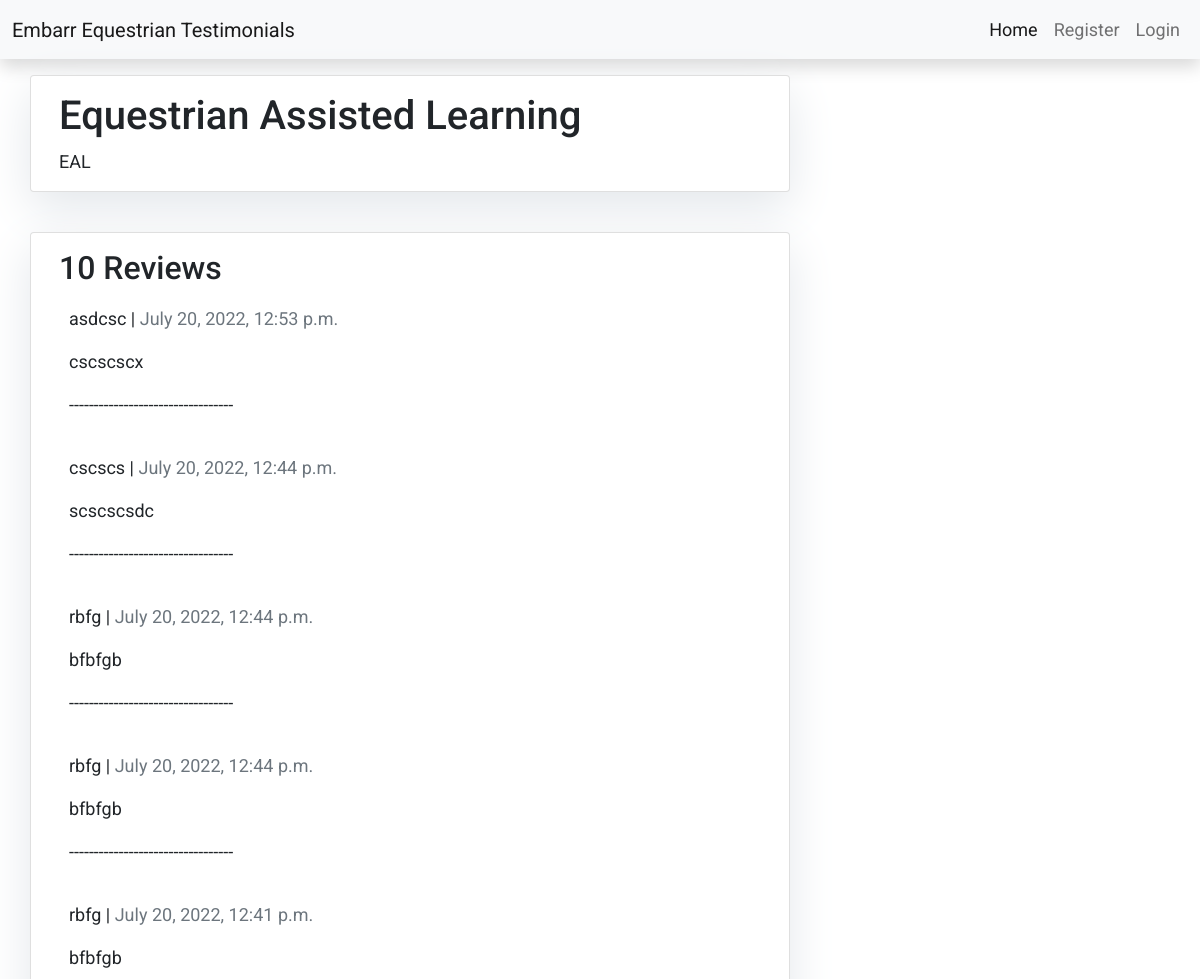
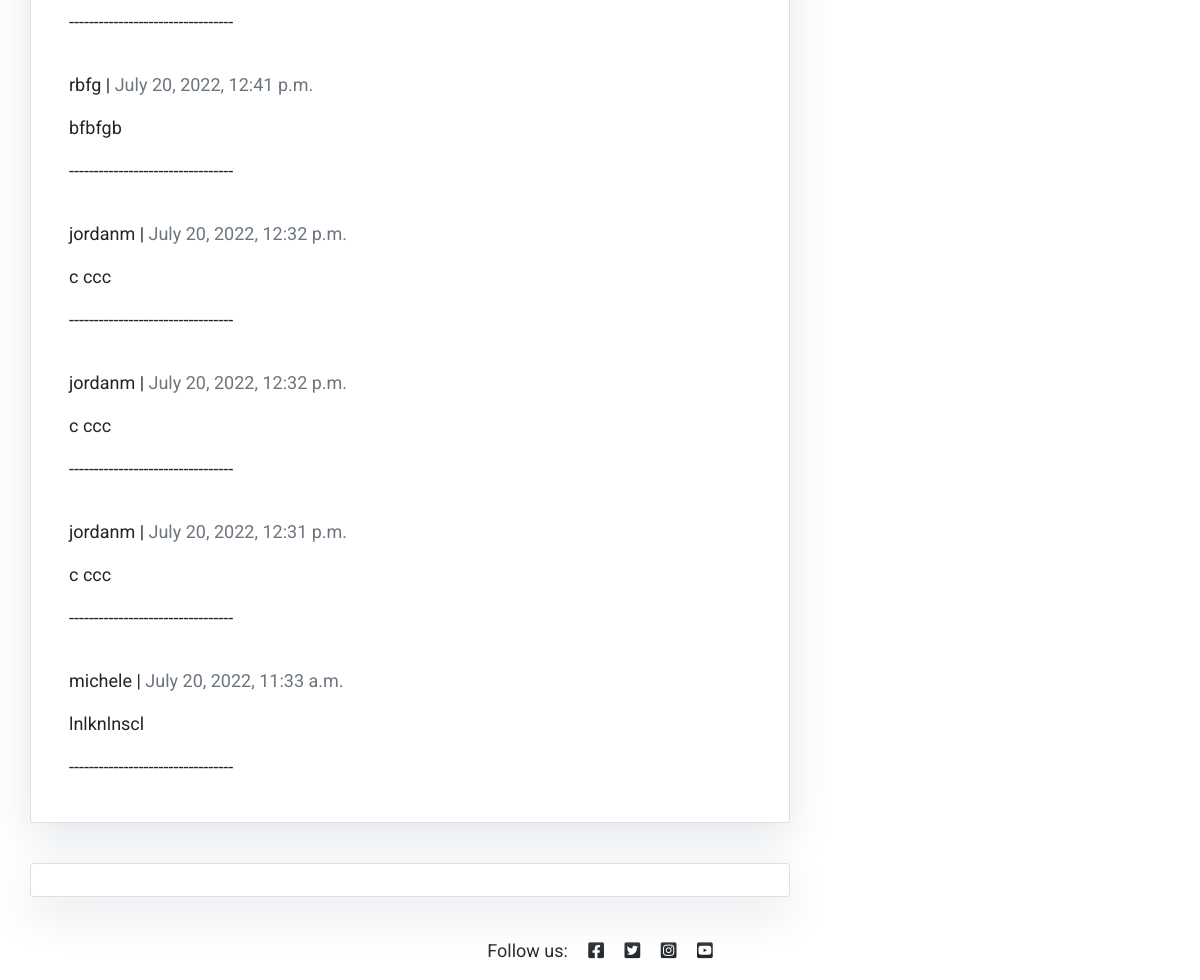
Screenshot of /equestrian-assisted-learning/ with the database file from the repository (2 pictures, top to bottom).
### Reviews/models.py (models this page shows, shortened)
class Post(models.Model):
    title = models.CharField(max_length=200, unique=True)
    slug = models.SlugField(max_length=200, unique=True)
    author = models.ForeignKey(User, on_delete= models.CASCADE,related_name='test_posts')
    updated_on = models.DateTimeField(auto_now= True)
    content = models.TextField()
    created_on = models.DateTimeField(auto_now_add=True)
    status = models.IntegerField(choices=STATUS, default=0)
    class Meta:
        ordering = ['-created_on']

class Comment(models.Model):
    RATING_CHOICES = (
        (1, '1'),
        (2, '2'),
        (3, '3'),
        (4, '4'),
        (5, '5'),
    )
    post = models.ForeignKey(Post, on_delete=models.CASCADE,related_name='comments')
    name = models.CharField(max_length=80)
    location = models.CharField(max_length=80, default='e.g Dublin')
    email = models.EmailField()
    body = models.TextField()
    rating = models.IntegerField(choices=RATING_CHOICES, default='5')
    created_on = models.DateTimeField(auto_now_add=True)
    approved = models.BooleanField(default=False)
    active = models.BooleanField(default=False)
    class Meta:
        ordering = ['created_on']

### Reviews/views.py (the view, shortened to what this page needs)
# urls.py: path('<slug:slug>/', views.PostDetail.as_view(), name='post_detail'),
class PostDetail(View):
    def get(self, request, slug, *args, **kwargs):
        queryset = Post.objects.filter(status=1)
        post = get_object_or_404(queryset, slug=slug)
        comments = post.comments.filter(approved=True).order_by("-created_on")
        return render(
            request,
            "post_detail.html",
            {
                "post": post,
                "comments": comments,
            },
        )

### templates/post_detail.html (shortened to what this page needs)
{% extends 'base.html' %} {% block content %}
{% load crispy_forms_tags %}
<div class="container">
  <div class="row">
    <div class="col-md-8 card mb-4  mt-3 left  top">
      <div class="card-body">
        <h1>{% block title %} {{ post.title }} {% endblock title %}</h1>
        <p class="card-text ">{{ post.content | safe }}</p>
      </div>
    </div>
    <div class="col-md-8 card mb-4  mt-3 ">
      <div class="card-body">
        <h2>{{ comments.count }} Reviews</h2>
        {% for comment in comments %}
        <div class="comments" style="padding: 10px;">
          <p class="font-weight-bold">
            {{ comment.name }} |
            <span class=" text-muted font-weight-normal">
              {{ comment.created_on }}
            </span>
          </p>
          {{ comment.body | linebreaks }}
          <p>---------------------------------</p>
          </div>
          {% endfor %}
       </div>
    </div>
    <div class="col-md-8 card mb-4  mt-3 ">
      <div class="card-body">
      </div>
    </div>
  </div>
</div>
{% endblock content %}

### templates/base.html (shortened to what this page needs)
{% load static %}
<!DOCTYPE html>
<html>
    <head>
        <link rel="stylesheet" href="https://cdnjs.cloudflare.com/ajax/libs/font-awesome/5.15.3/css/all.min.css">
        <link href="https://cdn.jsdelivr.net/npm/bootstrap@5.0.1/dist/css/bootstrap.min.css" rel="stylesheet"
>
        <link rel="stylesheet" href="{% static 'css/style.css' %}">
    </head>
    <body>
        <nav class="navbar navbar-expand-lg navbar-light bg-light shadow">
            <div class="container-fluid">
                <a class="navbar-brand" href="{% url 'home' %}">Embarr Equestrian Testimonials</a>
                <div class="collapse navbar-collapse justify-content-end" id="navbarResponsive">
                    <ul class="navbar-nav">
                        <li class="nav-item text-black">
                            <a class="nav-link active text-black font-weight-bold" href="{% url 'home' %}">Home</a>
                        </li>
                        {% if user.is_authenticated %}
                        <li class="nav-item text-black">
                            <a class="nav-link text-black font-weight-bold" href="{% url 'profile' %}">
                            <p><i class="fa fa-user" aria-hidden="true"></i>{{ user.username | slice:":10" }}</p></a></li>
                        <li class="nav-item text-black">
                            <a class="nav-link text-black font-weight-bold" href="{% url 'account_logout' %}">Logout</a>
                        </li>
                        {% else %}
                        <li class="nav-item text-black">
                            <a class="nav-link text-black font-weight-bold" href="{% url 'account_signup' %}">Register</a>
                        </li>
                        <li class="nav-item text-black">
                            <a class="nav-link text-black font-weight-bold" href="{% url 'account_login' %}">Login</a>
                        </li>
                        {% endif %}
                    </ul>
                </div>
            </div>
        </nav>
        {% block content %}{% endblock content %}
        <footer class="py-3 bg-grey">
            <p class="m-0 text-center text-grey">Follow us:
                <i class="fab fa-facebook-square ms-3"></i>
                <i class="fab fa-twitter-square ms-3"></i>
                <i class="fab fa-instagram-square ms-3"></i>
                <i class="fab fa-youtube-square ms-3"></i></p>
            </footer>
        </body>
    </html>

### static/css/style.css (style rules this page uses)
body { font-family: "Roboto", sans-serif; font-size: 18px; background-color:#fff; }
.card { box-shadow: 0 16px 48px #E3E7EB; }
.shadow { box-shadow: 0 4px 2px -2px rgba(0, 0, 0, 0.1); }

### rows the page displays
Post: title "Equestrian Assisted Learning", content "EAL"
Comment: name "asdcsc", created_on "July 20, 2022, 12:53 p.m.", body "cscscscx"
Comment: name "cscscs", created_on "July 20, 2022, 12:44 p.m.", body "scscscsdc"
Comment: name "rbfg", created_on "July 20, 2022, 12:44 p.m.", body "bfbfgb"
Comment: name "rbfg", created_on "July 20, 2022, 12:44 p.m.", body "bfbfgb"
Comment: name "rbfg", created_on "July 20, 2022, 12:41 p.m.", body "bfbfgb"
Comment: name "rbfg", created_on "July 20, 2022, 12:41 p.m.", body "bfbfgb"
Comment: name "jordanm", created_on "July 20, 2022, 12:32 p.m.", body "c ccc"
Comment: name "jordanm", created_on "July 20, 2022, 12:32 p.m.", body "c ccc"
Comment: name "jordanm", created_on "July 20, 2022, 12:31 p.m.", body "c ccc"
Comment: name "michele", created_on "July 20, 2022, 11:33 a.m.", body "lnlknlnscl"

### other values shown
{{ comments.count }} "10"
